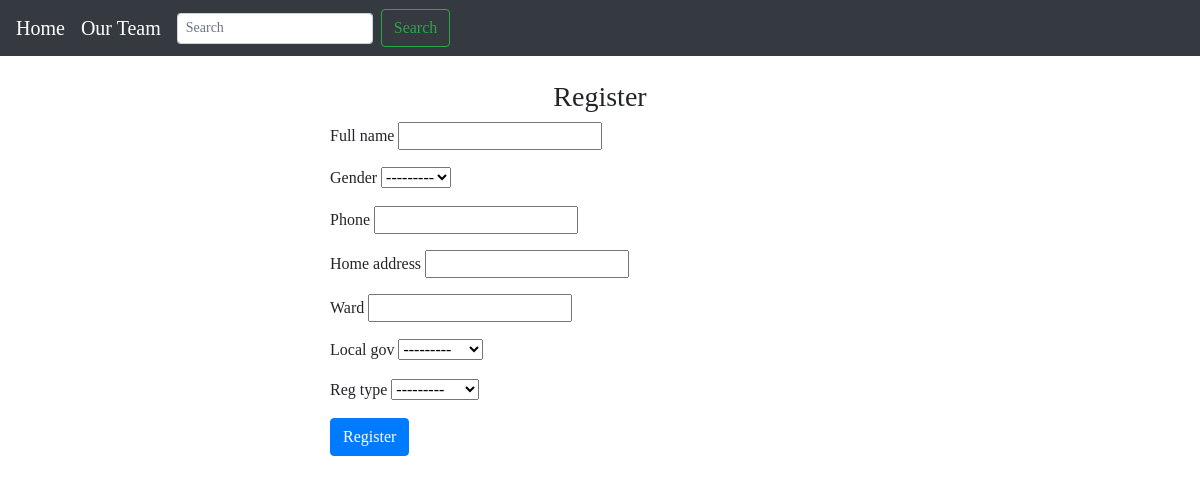
Page /create_support_group (signed in) on the earlier database version.
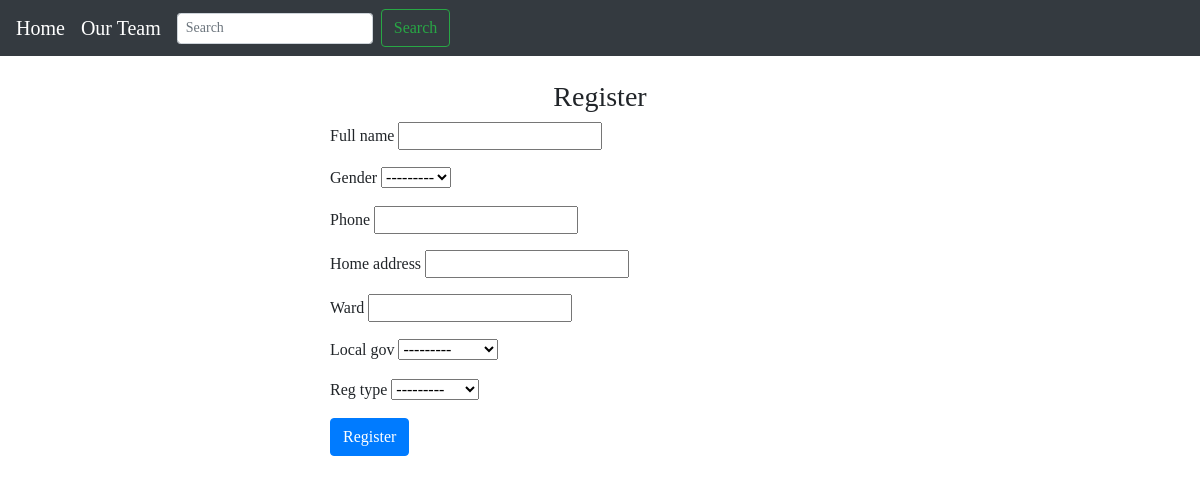
Same page on the later database version.
### tinubu/models.py (models this page shows, shortened)
class SupportGroup(models.Model):
    profile = models.OneToOneField(Profile, on_delete=models.CASCADE,)
    full_name = models.CharField(max_length=200)
    gender = models.ForeignKey(Gender, on_delete=models.CASCADE)
    phone = models.CharField(max_length=200)
    home_address = models.CharField(max_length=200)
    ward = models.CharField(max_length=200)
    local_gov = models.ForeignKey(LocalGovt, on_delete=models.CASCADE)
    reg_type = models.ForeignKey(RegType, on_delete=models.CASCADE)
    date_registered = models.DateTimeField(auto_now_add=True)

### tinubu/views.py (the view)
# urls.py: path('create_support_group', views.create_support_group, name='create_support_group'),
@login_required(login_url='login')
def create_support_group(request):
    my_profile = Profile.objects.get(user = request.user)
    user_support_group = SupportGroup.objects.filter(profile = my_profile).first()
    if user_support_group:
        return redirect('group_dashboard')
    else:
        form = SupportGroupForm(initial={
            'profile':my_profile
        })
        if request.method == 'POST':
            form = SupportGroupForm(request.POST,request.FILES)
            if form.is_valid():
                form.save()
                return redirect('group_dashboard')
        context = {
            'form':form
        }
    return render(request, 'create_support_group.html', context)

### tinubu/forms.py
class SupportGroupForm(forms.ModelForm):
    class Meta:
        model = SupportGroup
        fields = '__all__'

### tinubu/models.py (called while the page is built)
    def __str__(self):
        return self.name

    def __str__(self):
        return self.name

    def __str__(self):
        return self.name

    def __str__(self):
        return self.user.username

### tinubu/templates/create_support_group.html (shortened to what this page needs)
{% load static %}
<!DOCTYPE html>
<html lang="en">
<head>
  <link rel="stylesheet" href="{% static 'css/bootstrap.min.css' %}">
  <link rel="stylesheet" href="{% static 'css/home.css' %}">
</head>
<body>
  <nav class="navbar navbar-expand-lg navbar-dark bg-dark mb-4" style="background-color: #e3f2fd;" >
    <a class="navbar-brand" href="{% url 'home' %}">Home</a>
    <a class="navbar-brand" href="{% url 'our_team' %}">Our Team</a>
    <div>
      <form class="form-inline my-2 my-lg-0">
        <input class="form-control form-control-sm mr-sm-2" type="search" placeholder="Search" aria-label="Search">
        <button class="btn btn-outline-success my-2 my-sm-0" type="submit">Search</button>
      </form>
    </div>
  </nav>
  <div class="container">
      <h3 class="text-center mt-4">Register</h3>
    <div class="row d-flex justify-content-center ">
      <div class="col col-lg-6" >
          <form class="border-primary" method="POST">
            <div class="form-group">
                {{form.full_name.label}}
                {{form.full_name}}
            </div>
            <div class="form-group">
                {{form.gender.label}}
                {{form.gender}}
            </div>
            <div class="form-group">
                {{form.phone.label}}
                {{form.phone}}
            </div>
            <div class="form-group">
                {{form.home_address.label}}
                {{form.home_address}}
            </div>
            <div class="form-group">
                {{form.ward.label}}
                {{form.ward}}
            </div>
            <div class="form-group">
                {{form.local_gov.label}}
                {{form.local_gov}}
            </div>
            <div class="form-group">
                {{form.reg_type.label}}
                {{form.reg_type}}
            </div>
            <button type="submit" class="btn btn-primary">Register</button>
            </form>
      </div>
  </div>
</body>
</html>

### staticfiles/css/home.css (style rules this page uses)
* { margin: 0; padding: 0; box-sizing: border-box; }
body { font-family: Cambria, Cochin, Georgia, Times, 'Times New Roman', serif; }

Differences in the rows shown:
removed SupportGroup: full_name.label "Full name"
Other differences:
text now shown: "Full name"
